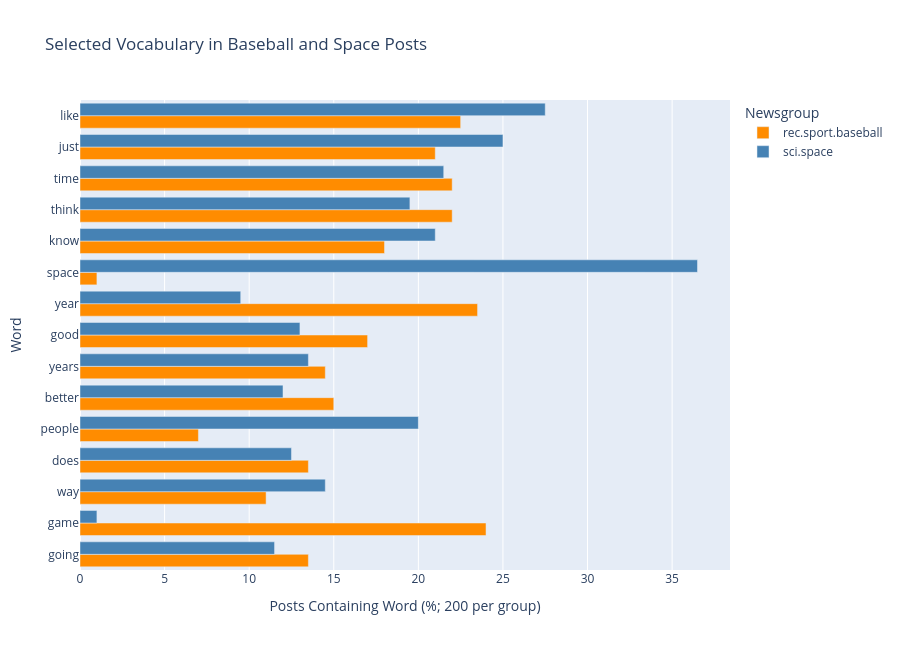

Notebook cell for this chart:
### Code cell
posts_colors = {
    "rec.sport.baseball": "darkorange",
    "sci.space": "steelblue"
}

fig = px.bar(
    posts_plot_df,
    x="percent_documents",
    y="word",
    color="group",
    orientation="h",
    barmode="group",
    category_orders={"word": posts_selected_words},
    color_discrete_map=posts_colors,
    hover_data=["documents_with_word"],
    labels={
        "percent_documents": "Posts Containing Word (%; 200 per group)",
        "word": "Word",
        "group": "Newsgroup"
    },
    title="Selected Vocabulary in Baseball and Space Posts"
)
fig.update_layout(height=650)
fig.show()

### Figure 1 — Plotly figure (JSON) as saved in the notebook; plotly's stock layout.template omitted (floating-point values rounded to 4 significant figures)
{"data": [{"alignmentgroup": "True", "customdata": [[30], [27], [48], [27], [34], [42], [36], [45], [14], [2], [44], [44], [22], [47], [29]], "hovertemplate": "Newsgroup=rec.sport.baseball<br>Posts Containing Word (%; 200 per group)=%{x}<br>Word=%{y}<br>documents_with_word=%{customdata[0]}<extra></extra>", "legendgroup": "rec.sport.baseball", "marker": {"color": "darkorange", "pattern": {"shape": ""}}, "name": "rec.sport.baseball", "offsetgroup": "rec.sport.baseball", "orientation": "h", "showlegend": true, "textposition": "auto", "type": "bar", "x": [15.0, 13.5, 24.0, 13.5, 17.0, 21.0, 18.0, 22.5, 7.0, 1.0, 22.0, 22.0, 11.0, 23.5, 14.5], "xaxis": "x", "y": ["better", "does", "game", "going", "good", "just", "know", "like", "people", "space", "think", "time", "way", "year", "years"], "yaxis": "y"}, {"alignmentgroup": "True", "customdata": [[24], [25], [2], [23], [26], [50], [42], [55], [40], [73], [39], [43], [29], [19], [27]], "hovertemplate": "Newsgroup=sci.space<br>Posts Containing Word (%; 200 per group)=%{x}<br>Word=%{y}<br>documents_with_word=%{customdata[0]}<extra></extra>", "legendgroup": "sci.space", "marker": {"color": "steelblue", "pattern": {"shape": ""}}, "name": "sci.space", "offsetgroup": "sci.space", "orientation": "h", "showlegend": true, "textposition": "auto", "type": "bar", "x": [12.0, 12.5, 1.0, 11.5, 13.0, 25.0, 21.0, 27.5, 20.0, 36.5, 19.5, 21.5, 14.5, 9.5, 13.5], "xaxis": "x", "y": ["better", "does", "game", "going", "good", "just", "know", "like", "people", "space", "think", "time", "way", "year", "years"], "yaxis": "y"}], "layout": {"barmode": "group", "height": 650, "legend": {"title": {"text": "Newsgroup"}, "tracegroupgap": 0}, "title": {"text": "Selected Vocabulary in Baseball and Space Posts"}, "xaxis": {"anchor": "y", "domain": [0, 1], "title": {"text": "Posts Containing Word (%; 200 per group)"}}, "yaxis": {"anchor": "x", "categoryarray": ["going", "game", "way", "does", "people", "better", "years", "good", "year", "space", "know", "think", "time", "just", "like"], "categoryorder": "array", "domain": [0, 1], "title": {"text": "Word"}}}}
